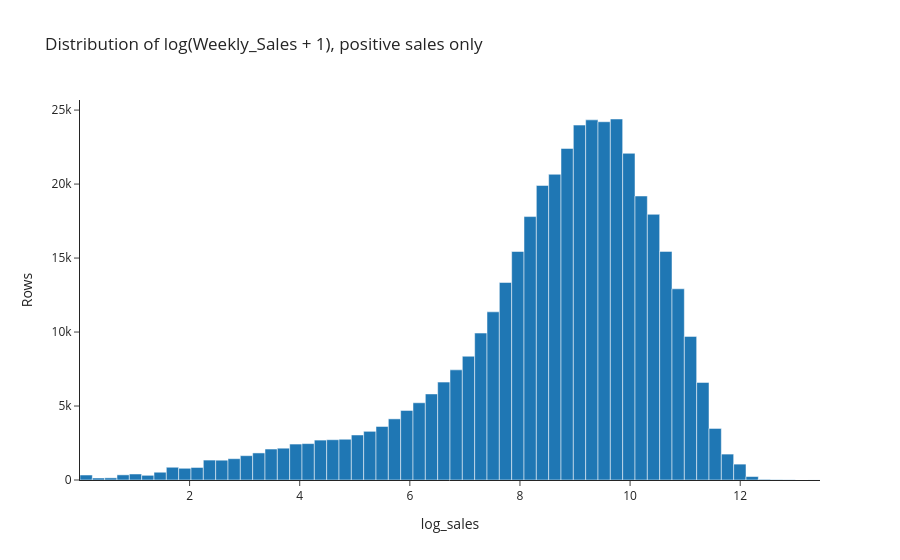

Source (notebook cell):
### Markdown cell above
The distribution is **highly right-skewed**: about three quarters of
department-weeks sit under \$20k, while a thin tail stretches to almost
\$700k. A log transform gives a much more readable picture and is the kind
of trick we may want to apply when training certain models.

### Code cell
positive = df_train.loc[df_train["Weekly_Sales"] > 0, "Weekly_Sales"]
counts, edges = np.histogram(np.log1p(positive), bins=60)
log_hist = pd.DataFrame({"log_sales": (edges[:-1] + edges[1:]) / 2, "Rows": counts})

fig = px.bar(
    log_hist,
    x="log_sales",
    y="Rows",
    title="Distribution of log(Weekly_Sales + 1), positive sales only",
    template="simple_white",
)
fig.update_traces(width=edges[1] - edges[0])
fig.update_layout(bargap=0)
fig.show()

### Figure 1 — Plotly figure (JSON) as saved in the notebook; plotly's stock layout.template omitted (floating-point values rounded to 4 significant figures)
{"data": [{"hovertemplate": "log_sales=%{x}<br>Rows=%{y}<extra></extra>", "legendgroup": "", "marker": {"color": "#1F77B4", "pattern": {"shape": ""}}, "name": "", "orientation": "v", "showlegend": false, "textposition": "auto", "type": "bar", "width": 0.224, "x": [0.1219, 0.3459, 0.5699, 0.7939, 1.018, 1.242, 1.466, 1.69, 1.914, 2.138, 2.362, 2.586, 2.81, 3.034, 3.258, 3.482, 3.706, 3.93, 4.154, 4.378, 4.602, 4.826, 5.05, 5.274, 5.498, 5.722, 5.945, 6.169, 6.393, 6.617, 6.841, 7.065, 7.289, 7.513, 7.737, 7.961, 8.185, 8.409, 8.633, 8.857, 9.081, 9.305, 9.529, 9.753, 9.977, 10.2, 10.43, 10.65, 10.87, 11.1, 11.32, 11.55, 11.77, 11.99, 12.22, 12.44, 12.66, 12.89, 13.11, 13.34], "xaxis": "x", "y": [338, 137, 146, 348, 405, 317, 525, 862, 792, 847, 1347, 1339, 1441, 1644, 1829, 2093, 2150, 2430, 2460, 2697, 2723, 2755, 3043, 3290, 3617, 4132, 4703, 5220, 5817, 6616, 7443, 8365, 9930, 11366, 13350, 15443, 17803, 19908, 20662, 22408, 23987, 24340, 24213, 24398, 22080, 19195, 17956, 15450, 12922, 9706, 6594, 3484, 1752, 1073, 234, 44, 23, 15, 1, 4], "yaxis": "y"}], "layout": {"bargap": 0, "barmode": "relative", "legend": {"tracegroupgap": 0}, "title": {"text": "Distribution of log(Weekly_Sales + 1), positive sales only"}, "xaxis": {"anchor": "y", "domain": [0.0, 1.0], "title": {"text": "log_sales"}}, "yaxis": {"anchor": "x", "domain": [0.0, 1.0], "title": {"text": "Rows"}}}}
